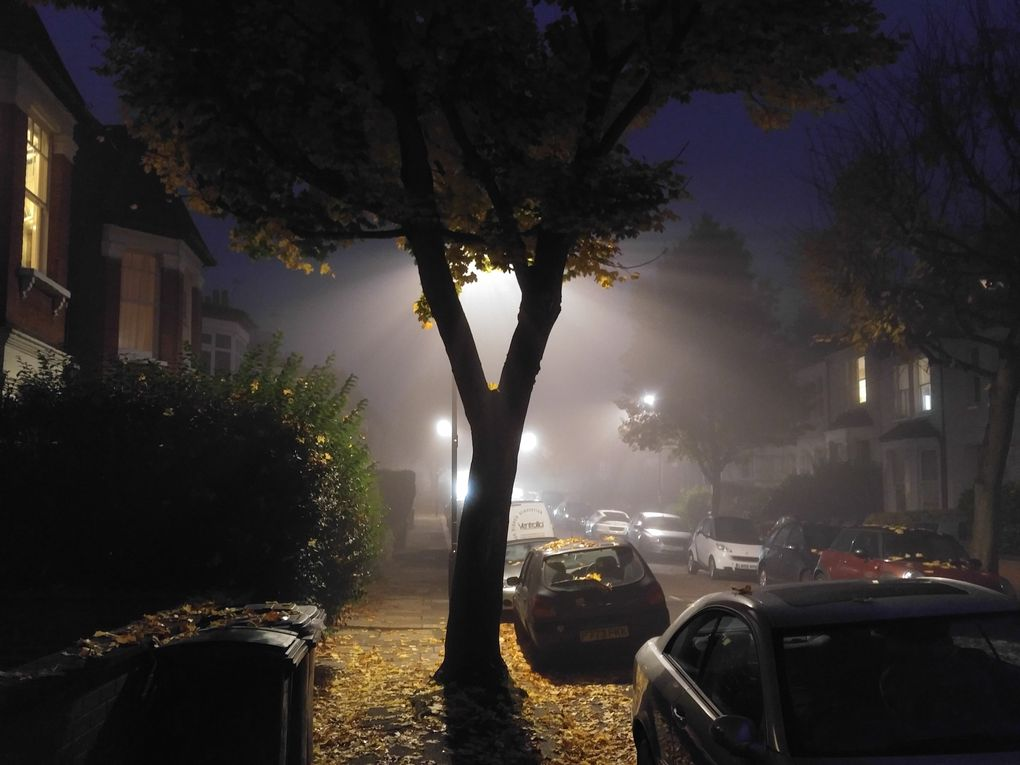
%> input picture HK/Q-1/2.jpg, 1020 x 765 px
$ octave q1.m   (GNU Octave 9; MATLAB toolbox functions it lacks are replaced by stand-ins)
%> lines starting %> are read from the running program, lines starting %| are printed output that depends on the picture
clear all;
close all;

%read image
img=imread('2.jpg');
%> img is the input picture: size 765x1020x3 uint8; mean R, G, B 51.9, 46.9, 45
figure,imshow(img),title('Original image');

%histogram
figure,imhist(img),title('Histogram of the original image');
%> after `title('Histogram of the original image')`:
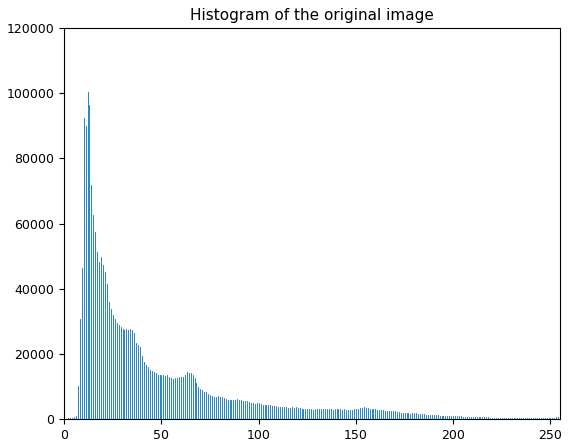
%> figure redrawn from the program's plot data; highest point at x = 12, y = 100339
[x,y]=size(img);
%> x = 765; y = 3060
Red = img;
Green = img;
Blue = img;

% intensity slicing 1 to 50 and 50 to 100
for i=1:50
     I = img == i;
Red(I) = 16;
Green(I) = 255;
Blue(I) =200;
end
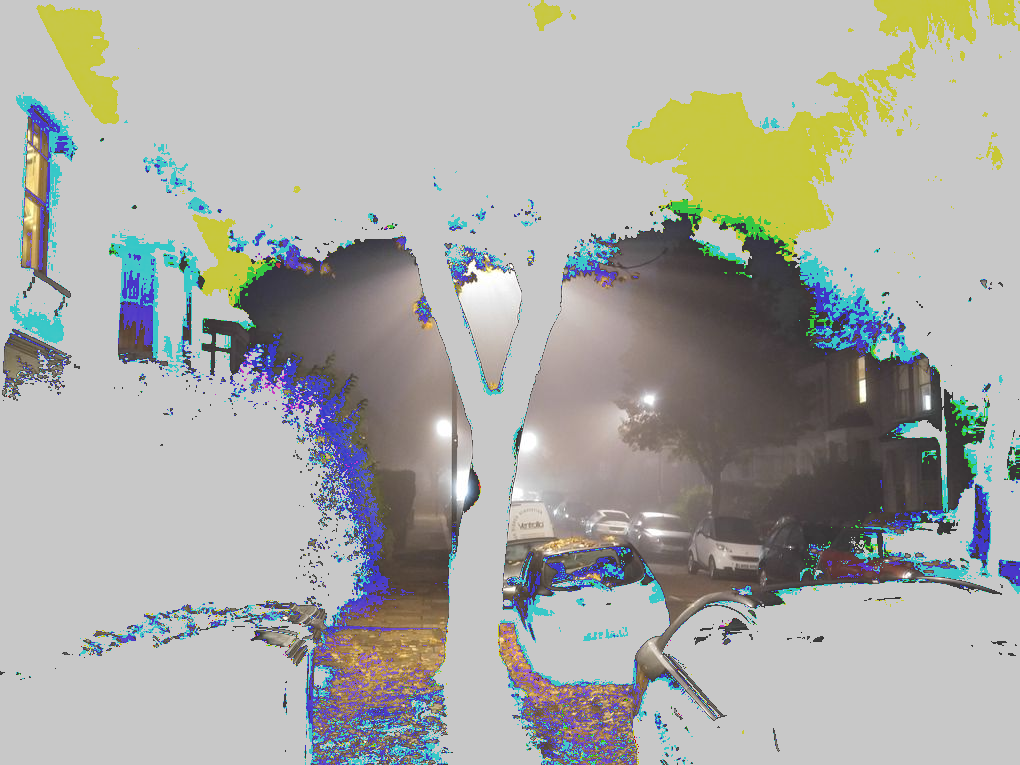
%> Blue: size 765x1020x3 uint8; mean R, G, B 169.5, 170.5, 166.1
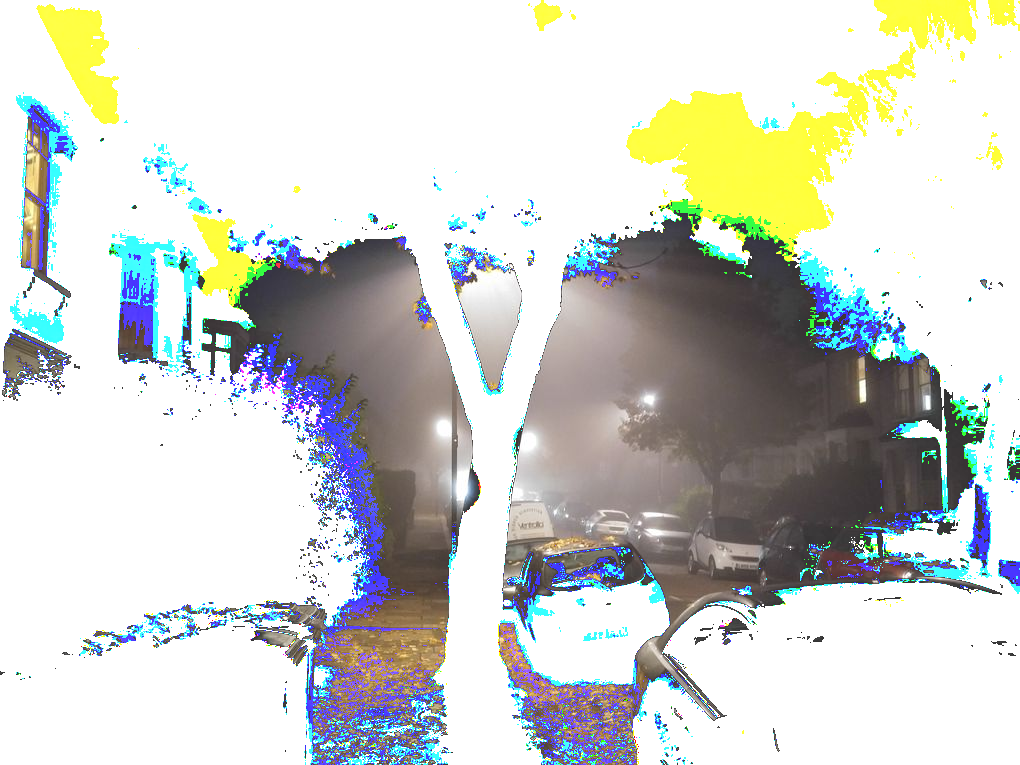
%> Green: size 765x1020x3 uint8; mean R, G, B 206, 208.8, 203.6

for j=50:100
     J = img == j;
Red(J) = 255;
Green(J) = 0;
Blue(J) =0;
end
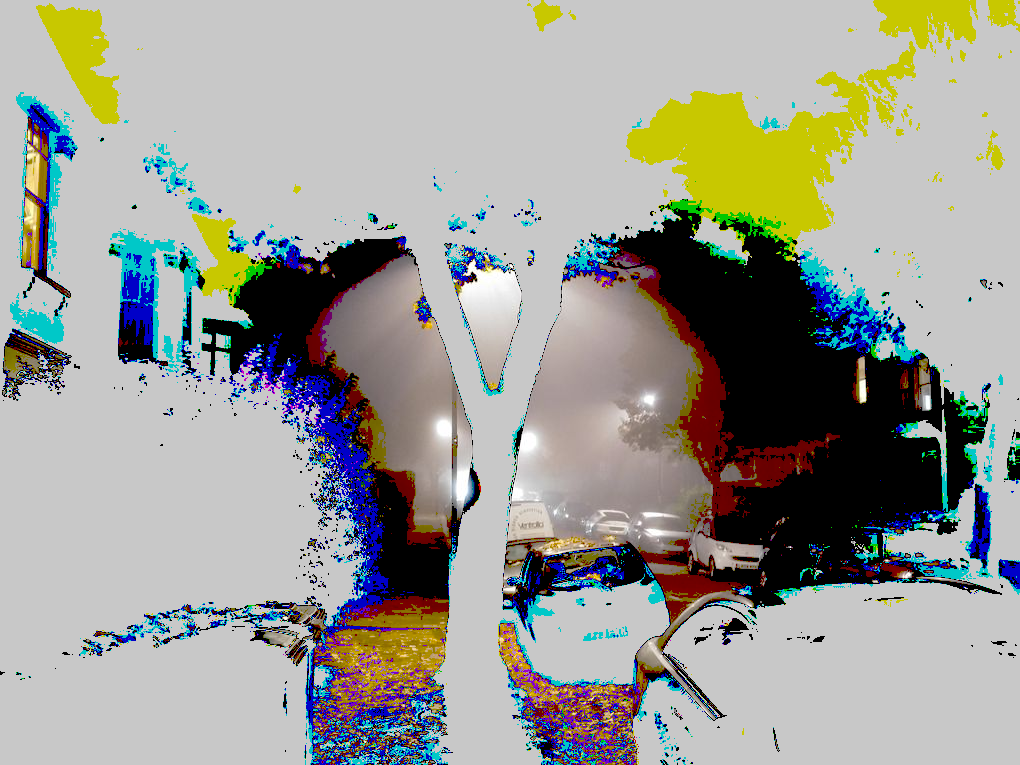
%> Blue: size 765x1020x3 uint8; mean R, G, B 155.6, 156.8, 150.1
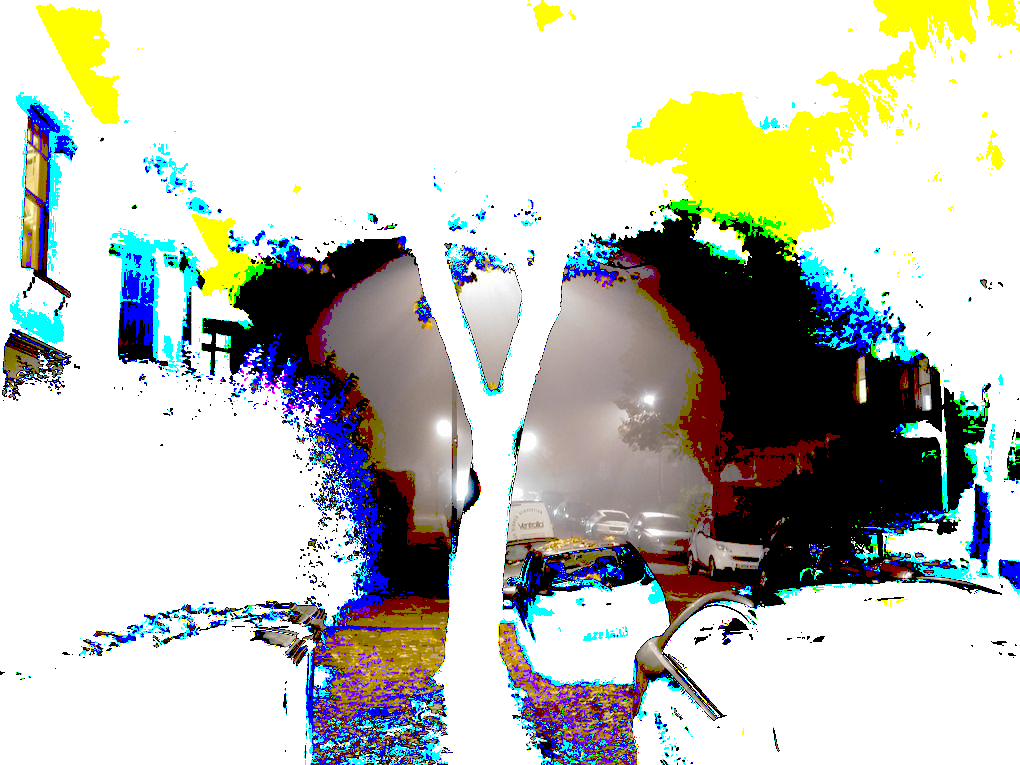
%> Green: size 765x1020x3 uint8; mean R, G, B 191.8, 194.8, 187.2
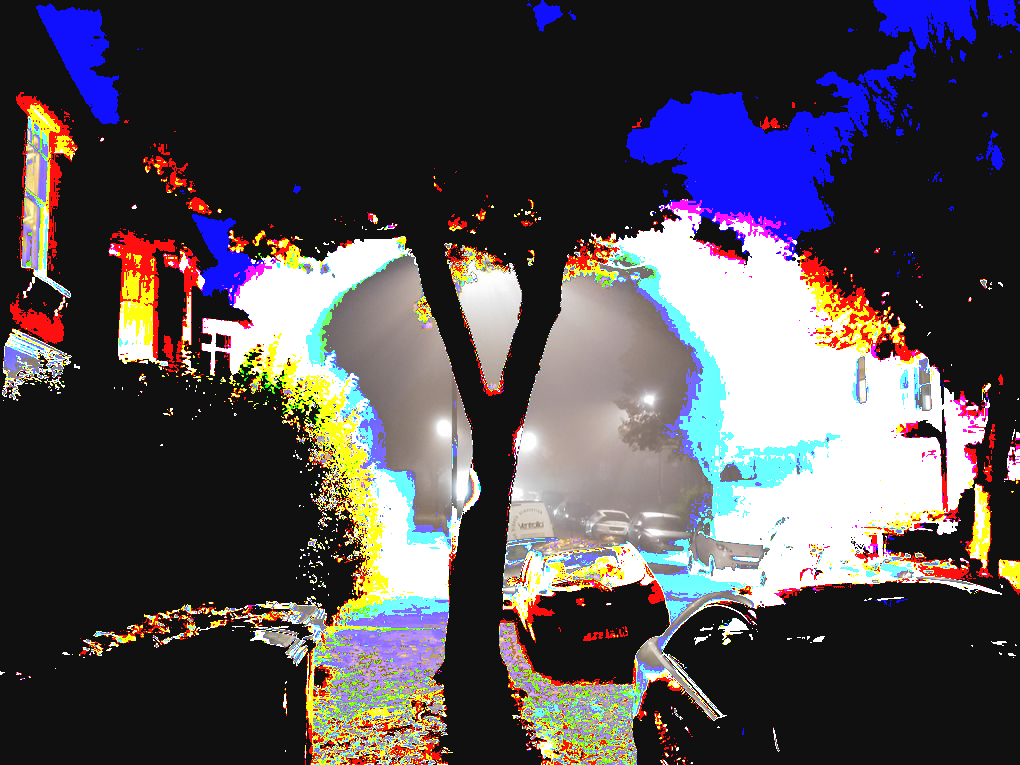
%> Red: size 765x1020x3 uint8; mean R, G, B 81.6, 76.4, 82.3

%Result image
Result= cat(3, Red, Green, Blue);
figure,imshow(Result),title('Resulted image');
%> (this line was passed over: imshow is not available in this run)
